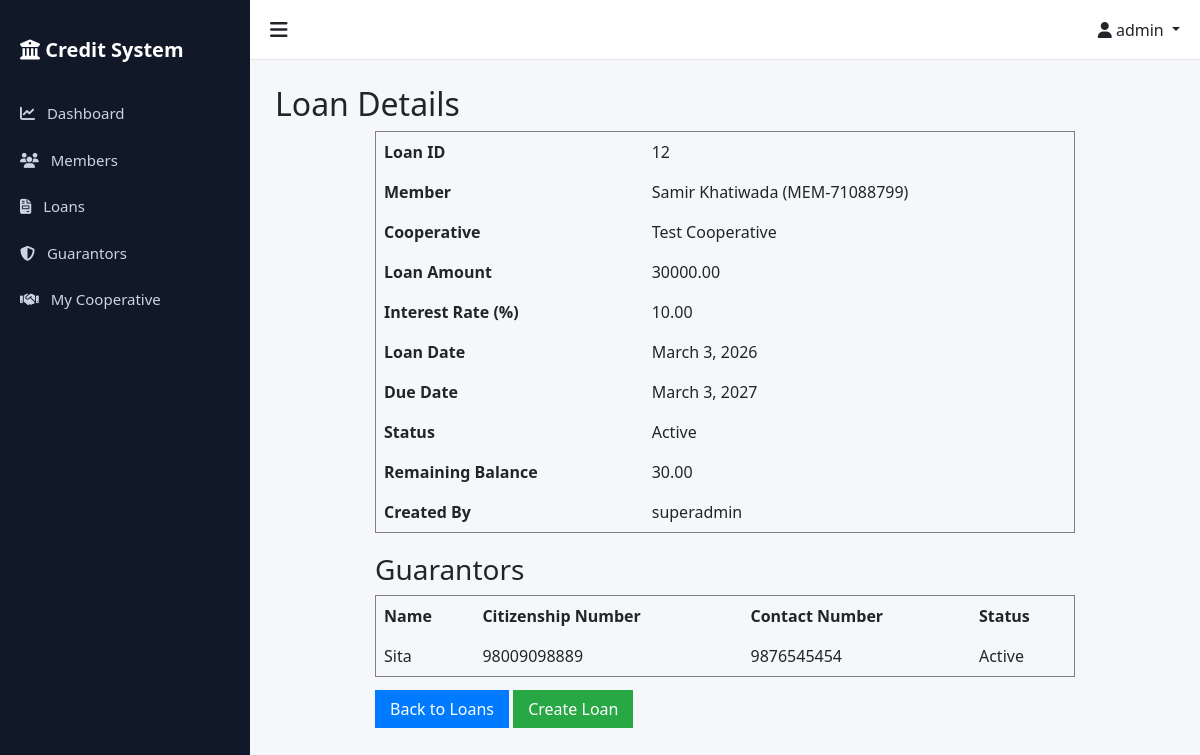
The app's page /loans/12/ (signed in), older data.
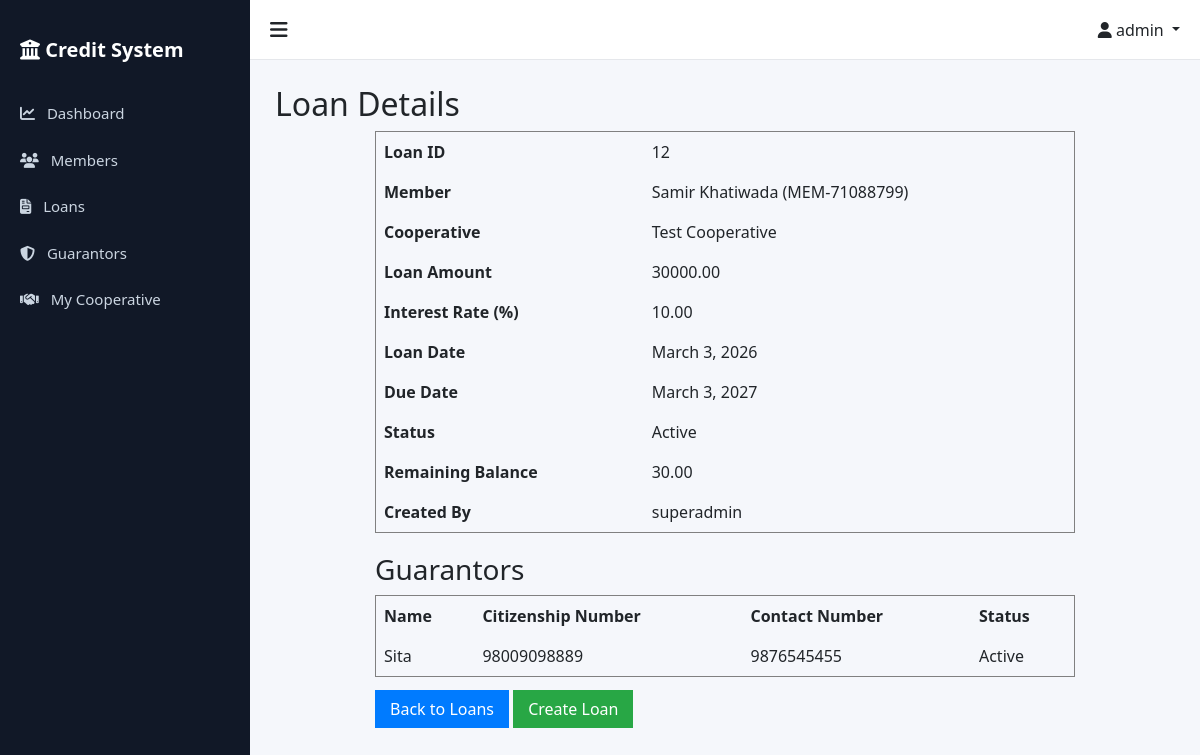
The same page, newer data.
### loans/models.py (models this page shows, shortened)
class Guarantor(models.Model):
    STATUS_CHOICES = [
        ('Active', 'Active'),
        ('Released', 'Released'),
    ]
    name = models.CharField(max_length=255)
    citizenship_number = models.CharField(max_length=50)
    loan = models.ForeignKey(Loan, on_delete=models.CASCADE, related_name="guarantors")
    member = models.ForeignKey(Member, on_delete=models.SET_NULL, null=True, blank=True, related_name="guaranteed_loans", help_text="Optional: If guarantor is also a member")
    contact_number = models.CharField(max_length=15)
    status = models.CharField(max_length=10, choices=STATUS_CHOICES, default='Active')

### loans/views.py (the view)
# urls.py: path('<int:loan_id>/', LoanDetailView.as_view(), name='loan_detail'),
class LoanDetailView(StaffOrAdminMixin, CooperativeAccessMixin, LoginRequiredMixin, DetailView):
    model = Loan
    template_name = 'loans/loan_detail.html'
    context_object_name = 'loan'
    pk_url_kwarg = 'loan_id'

### accounts/models.py (called while the page is built)
    def is_superadmin(self):
        return self.role == 'superadmin'

    def is_admin(self):
        return self.role == 'admin'

    def is_staff_user(self):
        return self.role == 'staff'

### accounts/permissions.py (called while the page is built)
    def test_func(self):
        return self.request.user.is_authenticated and (
            self.request.user.is_staff_user() or
            self.request.user.is_admin() or
            self.request.user.is_superadmin()
        )

    def get_queryset(self):
        queryset = super().get_queryset()
        if self.request.user.is_superadmin():
            return queryset
        if self.request.user.cooperative:
            from cooperatives.models import Cooperative
            if queryset.model == Cooperative:
                return queryset.filter(pk=self.request.user.cooperative.pk)
            return queryset.filter(cooperative=self.request.user.cooperative)
        return queryset.none()

    def get_context_data(self, **kwargs):
        context = super().get_context_data(**kwargs)
        if not self.request.user.is_superadmin() and self.request.user.cooperative:
            context['user_cooperative'] = self.request.user.cooperative
        return context

### templates/loans/loan_detail.html
{% extends "base.html" %}
{% load static %}
{% block content %}
<h2>Loan Details</h2>
<div class="loan-details" style="max-width:700px; margin:auto;">
    <table border="1" cellpadding="8" cellspacing="0" style="width:100%; border-collapse: collapse;">
        <tr>
            <th>Loan ID</th>
            <td>{{ loan.loan_id }}</td>
        </tr>
        <tr>
            <th>Member</th>
            <td>{{ loan.member }}</td>
        </tr>
        <tr>
            <th>Cooperative</th>
            <td>{{ loan.cooperative.name }}</td>
        </tr>
        <tr>
            <th>Loan Amount</th>
            <td>{{ loan.loan_amount }}</td>
        </tr>
        <tr>
            <th>Interest Rate (%)</th>
            <td>{{ loan.interest_rate }}</td>
        </tr>
        <tr>
            <th>Loan Date</th>
            <td>{{ loan.loan_date }}</td>
        </tr>
        <tr>
            <th>Due Date</th>
            <td>{{ loan.due_date }}</td>
        </tr>
        <tr>
            <th>Status</th>
            <td>{{ loan.status }}</td>
        </tr>
        <tr>
            <th>Remaining Balance</th>
            <td>{{ loan.remaining_balance }}</td>
        </tr>
        <tr>
            <th>Created By</th>
            <td>{{ loan.created_by.username }}</td>
        </tr>
    </table>
    <h3 style="margin-top:20px;">Guarantors</h3>
    {% if loan.guarantors.all %}
    <table border="1" cellpadding="8" cellspacing="0" style="width:100%; border-collapse: collapse;">
        <tr>
            <th>Name</th>
            <th>Citizenship Number</th>
            <th>Contact Number</th>
            <th>Status</th>
        </tr>
        {% for g in loan.guarantors.all %}
        <tr>
            <td>{{ g.name }}</td>
            <td>{{ g.citizenship_number }}</td>
            <td>{{ g.contact_number }}</td>
            <td>{{ g.status }}</td>
        </tr>
        {% endfor %}
    </table>
    {% else %}
        <p>No guarantors assigned to this loan.</p>
    {% endif %}
    <div style="margin-top:20px;">
        <a href="{% url 'loans:loan_list' %}" style="padding:8px 15px; background:#007bff; color:white; text-decoration:none;">Back to Loans</a>
        <a href="{% url 'loans:create_loan' %}" style="padding:8px 15px; background:#28a745; color:white; text-decoration:none;">Create Loan</a>
    </div>
</div>
{% endblock %}

Row changes from the older to the newer data that the page shows:
changed Guarantor "Sita": contact_number "9876545454" → "9876545455"
